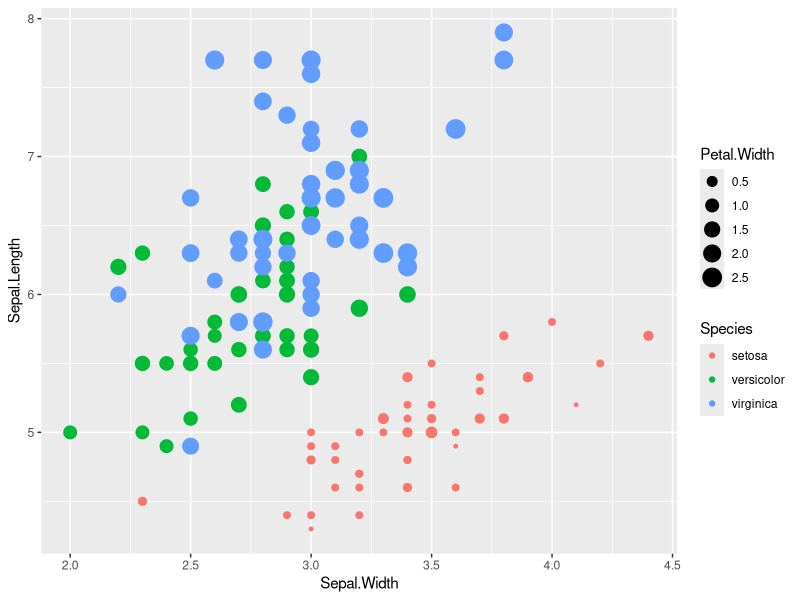
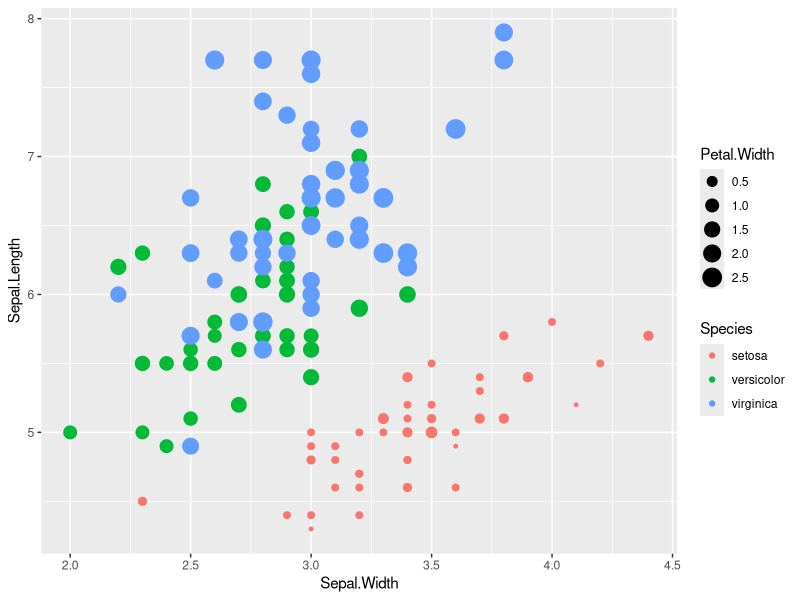

Generate these figures, in order, with R:
## ---- chunk 1
library(ggplot2)
## ---- chunk 2
ggplot(iris) +
geom_point(aes(x=Sepal.Width,
               y=Sepal.Length,
               colour=Species,
               size=Petal.Width))
## ---- chunk 3
ggplot(iris) +
geom_point(aes(x=Sepal.Width,
               y=Sepal.Length,
               colour=Species,
               size=Petal.Width))
